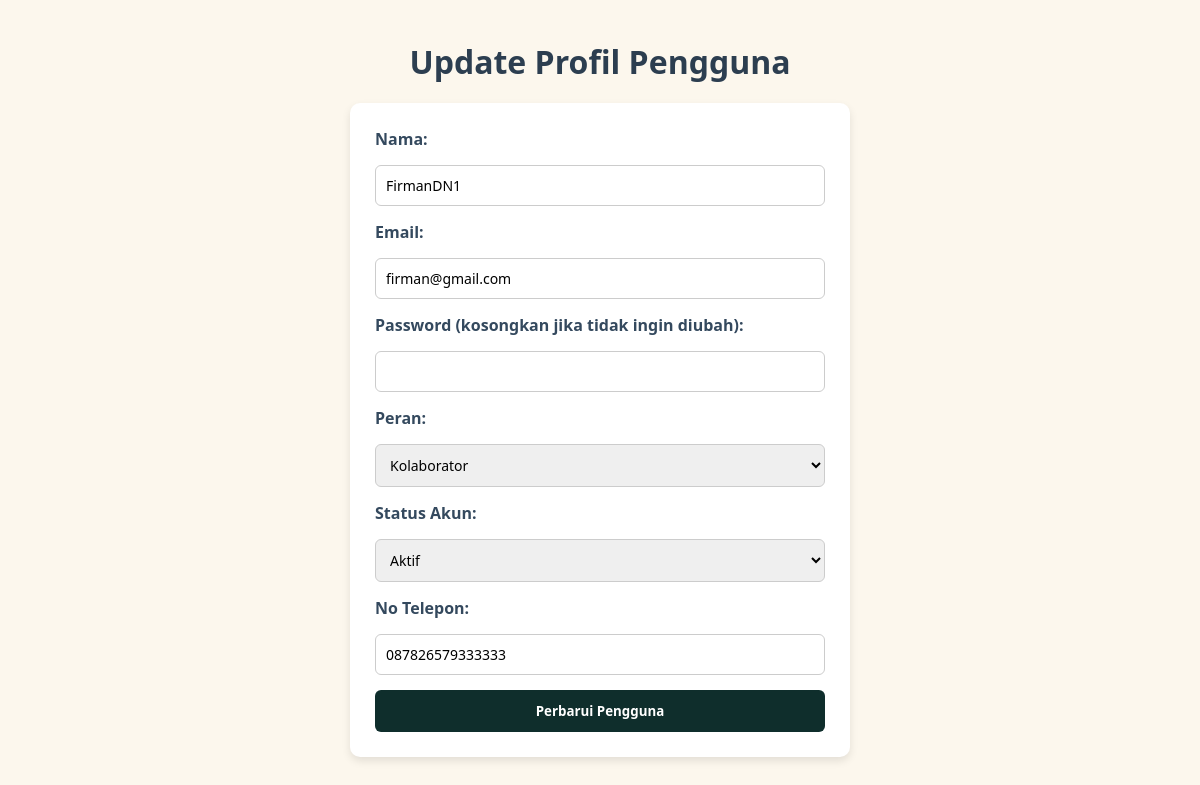
The page /dashboard/admin/proses/update_pengguna.php?id_user=1 on the database its author committed.
### tables this page shows
CREATE TABLE `pengguna` (
  `id_user` int(11) NOT NULL,
  `nama` varchar(100) NOT NULL,
  `email` varchar(100) NOT NULL,
  `password` varchar(255) NOT NULL,
  `peran` enum('pengguna','kolaborator','admin') NOT NULL,
  `id_gerakan` int(11) DEFAULT NULL,
  `no_telepon` varchar(15) NOT NULL,
  `status_akun` enum('aktif','nonaktif','suspend') DEFAULT 'aktif',
  `tanggal_bergabung` timestamp NOT NULL DEFAULT current_timestamp()
);

### dashboard/admin/proses/update_pengguna.php (the view, shortened to what this page needs)
<?php
include '../../../config/db.php';
if (isset($_GET['id_user'])) {
    $id_user = $_GET['id_user'];
    $stmt = $conn->prepare("SELECT * FROM pengguna WHERE id_user = ?");
    $stmt->bind_param("i", $id_user);
    $stmt->execute();
    $result = $stmt->get_result();
    if ($result->num_rows > 0) {
        $user = $result->fetch_assoc();
    } else {
        echo "<div class='error'>Pengguna tidak ditemukan!</div>";
        exit;
    }
} else {
    echo "<div class='error'>ID pengguna tidak ditemukan!</div>";
    exit;
}
?>
<!DOCTYPE html>
<html lang="id">
<head>
    <link rel="stylesheet" href="../../../assets/css/create.css">
</head>
<body>
    <h1>Update Profil Pengguna</h1>
    <form method="POST">
        <label for="nama">Nama:</label>
        <input type="text" id="nama" name="nama" value="<?= htmlspecialchars($user['nama']) ?>" required>
        <label for="email">Email:</label>
        <input type="email" id="email" name="email" value="<?= htmlspecialchars($user['email']) ?>" required>
        <label for="password">Password (kosongkan jika tidak ingin diubah):</label>
        <input type="password" id="password" name="password">
        <label for="peran">Peran:</label>
        <select id="peran" name="peran" required>
            <option value="kolaborator" <?= $user['peran'] === 'kolaborator' ? 'selected' : '' ?>>Kolaborator</option>
        </select>
        <label for="status_akun">Status Akun:</label>
        <select name="status_akun" required>
            <option value="aktif" <?= $user['status_akun'] === 'aktif' ? 'selected' : '' ?>>Aktif</option>
        </select>
        <label for="no_telepon">No Telepon:</label>
        <input type="text" id="no_telepon" name="no_telepon" value="<?= htmlspecialchars($user['no_telepon']) ?>">
        <button type="submit">Perbarui Pengguna</button>
    </form>
</body>
</html>

### assets/css/create.css (style rules this page uses)
* { box-sizing: border-box; font-family: 'Segoe UI', Tahoma, Geneva, Verdana, sans-serif; margin: 0; padding: 0; }
body { background-color: #FCF7ED; display: flex; flex-direction: column; align-items: center; padding: 40px 20px; min-height: 100vh; }
h1 { margin-bottom: 20px; color: #2c3e50; }
form { background-color: #ffffff; padding: 25px; border-radius: 10px; box-shadow: 0 4px 8px rgba(0,0,0,0.1); width: 100%; max-width: 500px; display: flex; flex-direction: column; gap: 15px; }
label { font-weight: bold; color: #34495e; }
input[type="text"], input[type="email"], input[type="password"], select { padding: 10px; border: 1px solid #ccc; border-radius: 6px; font-size: 14px; transition: border-color 0.3s; }
button { padding: 12px; background-color: rgb(15, 46, 44); border: none; color: white; font-weight: bold; border-radius: 6px; cursor: pointer; transition: background-color 0.3s; }

### rows shown on the page
pengguna: nama "FirmanDN1", email "firman@gmail.com", peran "Kolaborator", status_akun "Aktif", no_telepon "087826579333333"
